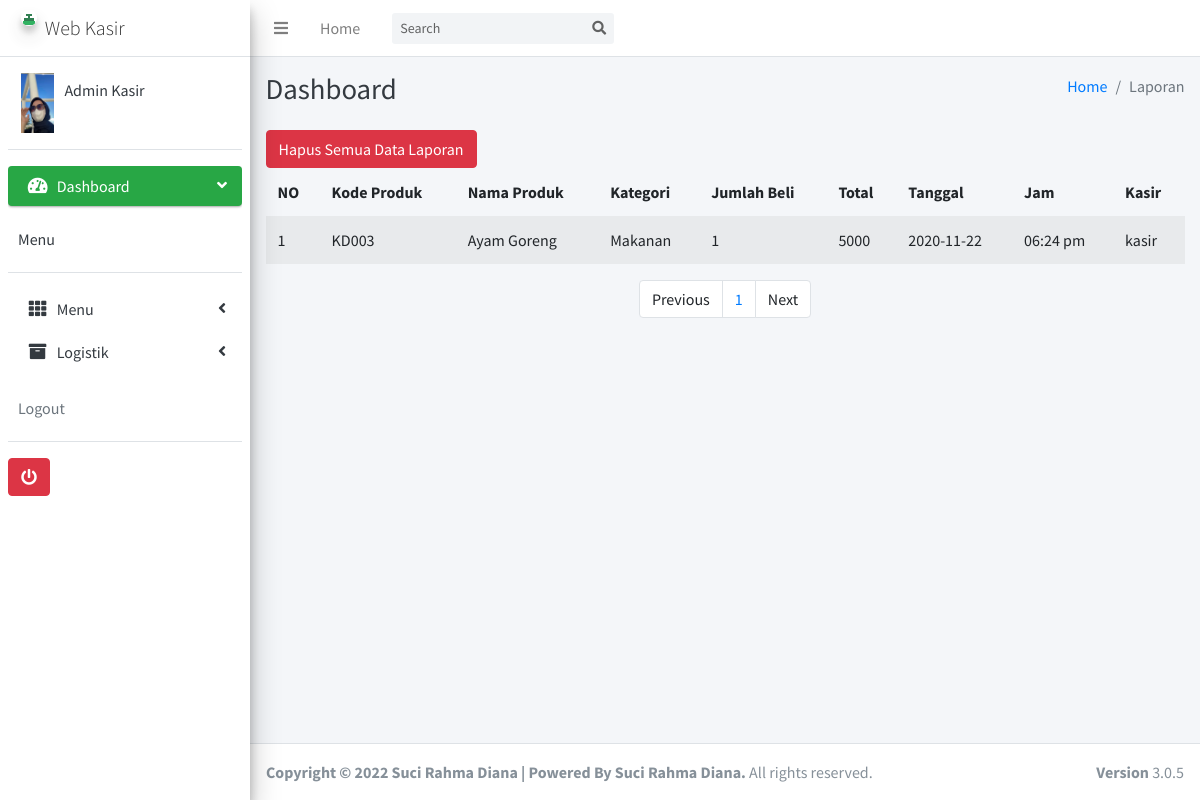
Page /admin/index.php?m=laporan&s=title (signed in) on the committed database.
### tables this page shows
CREATE TABLE `tb_user` (
  `id` int(11) NOT NULL,
  `username` text NOT NULL,
  `password` text NOT NULL,
  `nama` text NOT NULL,
  `level` text NOT NULL,
  `foto` varchar(255) NOT NULL
);

CREATE TABLE `laporan_penjualan` (
  `id` int(11) NOT NULL,
  `kdproduk` text NOT NULL,
  `nm_produk` text NOT NULL,
  `kategori` text NOT NULL,
  `jumlah_beli` int(11) NOT NULL,
  `total` int(11) NOT NULL,
  `tanggal` text NOT NULL,
  `jam` text NOT NULL,
  `kasir` text NOT NULL
);

### admin/fungsi/fungsi.php (called while the page is built, shortened)
<?php
$koneksi = mysqli_connect('localhost', 'root', '', 'web-kasir');
function summon_admin()
{
	global $koneksi;
	$id = $_SESSION['idkaskit'];
	return mysqli_query($koneksi, "SELECT * FROM tb_user WHERE id ='$id'");
}
function url()
{
	return $url = "//localhost/web-kasir/vendors/";
}
 ?>

### admin/modul/laporan/paging.php (the view, shortened to what this page needs)
<?php
global $koneksi;
    $batas = 5;
$halaman = isset($_GET['halaman']) ? (int)$_GET['halaman'] : 1;
$halaman_awal = ($halaman>1) ? ($halaman * $batas) - $batas : 0;
if (isset($_POST['go'])) {
  $cari = $_POST['cari'];
  $data_laporan = mysqli_query($koneksi, "SELECT * FROM laporan_penjualan WHERE nm_produk LIKE '%".$cari."%'");
}else{
  $data_laporan = mysqli_query($koneksi, "SELECT * FROM laporan_penjualan LIMIT $halaman_awal, $batas");
}
foreach ($data_laporan as $pro):
  ?>
<tr>
                             <td><?= $i++;?></td>
                              <td><?=  $pro['kdproduk'];?></td>
                              <td><?= $pro['nm_produk'];?></td>
                              <td><?= $pro['kategori'];?></td>
                              <td><?= $pro['jumlah_beli'];?></td>
                              <td><?= $pro['total'];?></td>
                              <td><?= $pro['tanggal'];?></td>
                              <td><?= $pro['jam'];?></td>
                              <td><?= $pro['kasir'];?></td>
                              </tr>
                              <?php endforeach; ?>

### admin/comp/header.php (shortened to what this page needs)
<?php require 'fungsi/fungsi.php'; ?>
<?php foreach (summon_admin() as $key): ?>
<!DOCTYPE html>
<html>
<head>
  <link rel="stylesheet" href="<?= url() ?>plugins/fontawesome-free/css/all.min.css">
  <link rel="stylesheet" href="https://code.ionicframework.com/ionicons/2.0.1/css/ionicons.min.css">
  <link rel="stylesheet" href="<?= url() ?>plugins/tempusdominus-bootstrap-4/css/tempusdominus-bootstrap-4.min.css">
  <link rel="stylesheet" href="<?= url() ?>plugins/icheck-bootstrap/icheck-bootstrap.min.css">
  <link rel="stylesheet" href="<?= url() ?>plugins/jqvmap/jqvmap.min.css">
  <link rel="stylesheet" href="<?= url() ?>dist/css/adminlte.min.css">
  <link rel="stylesheet" href="<?= url() ?>plugins/overlayScrollbars/css/OverlayScrollbars.min.css">
  <link rel="stylesheet" href="<?= url() ?>plugins/daterangepicker/daterangepicker.css">
  <link rel="stylesheet" href="<?= url() ?>plugins/summernote/summernote-bs4.css">
</head>
<body class="hold-transition sidebar-mini layout-fixed">
<div class="wrapper">
  <nav class="main-header navbar navbar-expand navbar-white navbar-light">
    <ul class="navbar-nav">
      <li class="nav-item">
        <a class="nav-link" data-widget="pushmenu" href="#" role="button"><i class="fas fa-bars"></i></a>
      </li>
      <li class="nav-item d-none d-sm-inline-block">
        <a href="index.php" class="nav-link">Home</a>
      </li>
    </ul>
    <form action="" method="POST" class="form-inline ml-3">
      <div class="input-group input-group-sm">
        <input class="form-control form-control-navbar" type="search" name="cari" placeholder="Search" aria-label="Search">
        <div class="input-group-append">
          <button class="btn btn-navbar" name="go" type="submit">
            <i class="fas fa-search"></i>
          </button>
        </div>
      </div>
    </form>
  </nav>
  <aside class="main-sidebar sidebar-light-success elevation-4">
    <a href="index.php" class="brand-link">
      <img src="<?= url()?>img/logo_kasir_kita.png" alt="AdminLTE Logo" class="brand-image img-circle elevation-3"
           style="opacity: .8">
      <span class="brand-text font-weight-light">Web Kasir</span>
    </a>
    <div class="sidebar">
      <div class="user-panel mt-3 pb-3 mb-3 d-flex">
        <div class="image">
          <?php
          if ($key['foto']!= '') {
                        echo '<img src="img/'.$key['foto'].'" height="150">';
                      }else{
                        echo '<img src="img/user_logo.png" height="150">';
                      }
           ?>
        </div>
        <div class="info">
          <a href="index.php?m=admin&s=detail" class="d-block" ><?= $key['nama'];?></a>
        </div>
      </div>
      <nav class="mt-2">
        <ul class="nav nav-pills nav-sidebar flex-column" data-widget="treeview" role="menu" data-accordion="false">
          <li class="nav-item has-treeview menu-open">
            <a href="index.php" class="nav-link active">
              <i class="nav-icon fas fa-tachometer-alt"></i>
              <p>
                Dashboard
                <i class="right fas fa-angle-left"></i>
              </p>
            </a>
          <div class="user-panel mt-3 pb-3 mb-3 d-flex">
        <div class="info">
          <a href="#" class="d-block">Menu</a>
        </div>
      </div>
          </li>
          <li class="nav-item has-treeview">
            <a href="#" class="nav-link">
              <i class="nav-icon fas fa-th"></i>
              <p>
                Menu
                <i class="fas fa-angle-left right"></i>
              </p>
            </a>
          </li>
          <li class="nav-item has-treeview">
            <a href="#" class="nav-link">
              <i class="nav-icon fa fa-archive"></i>
              <p>
                Logistik
                <i class="fas fa-angle-left right"></i>
              </p>
            </a>
          </li>
          <div class="user-panel mt-3 pb-3 mb-3 d-flex">
        <div class="info">
          <span class="d-block text-gray">Logout</span>
        </div>
      </div>
      <a href="logout.php"><button class="btn btn-danger"><i class="fa fa-power-off" aria-hidden="true"></i></button></a>
        </ul>
      </nav>
    </div>
  </aside>
  <?php endforeach; ?>

### rows in the picture
tb_user: foto (picture), nama "Admin Kasir"
laporan_penjualan: kdproduk "KD003", nm_produk "Ayam Goreng", kategori "Makanan", jumlah_beli "1", total "5000", tanggal "2020-11-22", jam "06:24 pm", kasir "kasir"
